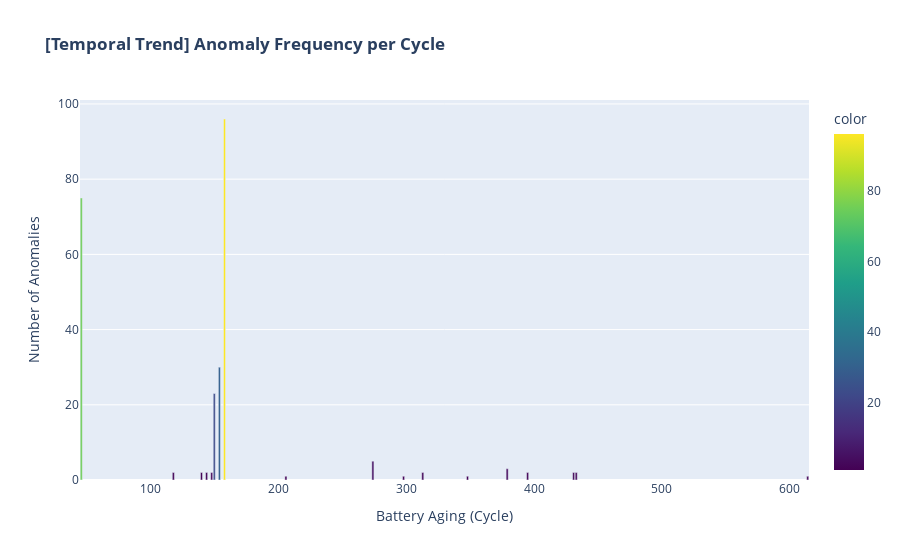

Here is the notebook cell this chart was saved with:
### Code cell
# Cycle별 이상치 빈도 (Aging Correlation)
cycle_anomaly_counts = df[df['lof_anomaly'] == 1]['cycle_idx'].value_counts().sort_index()

fig_cycle = px.bar(
    x=cycle_anomaly_counts.index,
    y=cycle_anomaly_counts.values,
    title='<b>[Temporal Trend] Anomaly Frequency per Cycle</b>',
    labels={'x': 'Cycle Index', 'y': 'Anomaly Count'},
    color=cycle_anomaly_counts.values,
    color_continuous_scale='Viridis'
)

fig_cycle.update_layout(xaxis_title="Battery Aging (Cycle)", yaxis_title="Number of Anomalies")
fig_cycle.show()

### Figure 1 — Plotly figure (JSON) as saved in the notebook; plotly's stock layout.template omitted (floating-point values rounded to 4 significant figures)
{"data": [{"hovertemplate": "Cycle Index=%{x}<br>Anomaly Count=%{y}<br>color=%{marker.color}<extra></extra>", "legendgroup": "", "marker": {"color": [75, 2, 2, 2, 2, 23, 30, 96, 1, 5, 1, 2, 1, 3, 2, 2, 2, 1], "coloraxis": "coloraxis", "pattern": {"shape": ""}}, "name": "", "orientation": "v", "showlegend": false, "textposition": "auto", "type": "bar", "x": [46, 118, 140, 144, 148, 150, 154, 158, 206, 274, 298, 313, 348, 379, 395, 431, 433, 614], "xaxis": "x", "y": [75, 2, 2, 2, 2, 23, 30, 96, 1, 5, 1, 2, 1, 3, 2, 2, 2, 1], "yaxis": "y"}], "layout": {"barmode": "relative", "coloraxis": {"colorbar": {"title": {"text": "color"}}, "colorscale": [[0, "#440154"], [0.1111, "#482878"], [0.2222, "#3e4989"], [0.3333, "#31688e"], [0.4444, "#26828e"], [0.5556, "#1f9e89"], [0.6667, "#35b779"], [0.7778, "#6ece58"], [0.8889, "#b5de2b"], [1, "#fde725"]]}, "legend": {"tracegroupgap": 0}, "title": {"text": "<b>[Temporal Trend] Anomaly Frequency per Cycle</b>"}, "xaxis": {"anchor": "y", "domain": [0, 1], "title": {"text": "Battery Aging (Cycle)"}}, "yaxis": {"anchor": "x", "domain": [0, 1], "title": {"text": "Number of Anomalies"}}}}
